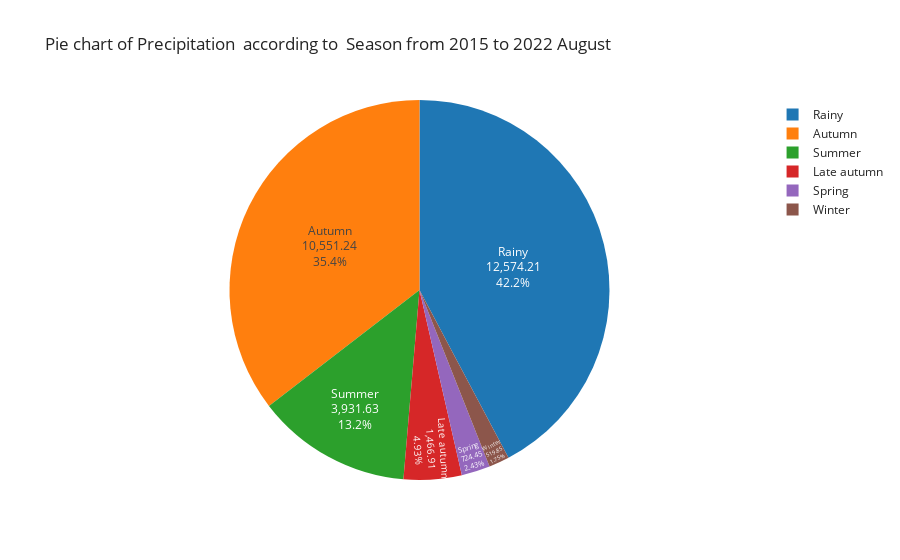

The notebook cell saved with this chart:
### Code cell
pio.templates.default = "simple_white"
fig = px.pie(data_frame=x,values="Sum of Precipitation ",names='Season',labels= {"Season"},
             title="Pie chart of Precipitation  according to  Season from 2015 to 2022 August")
fig.update_traces(textposition ='inside',textinfo='percent+label+value')
fig.show()

### Figure 1 — Plotly figure (JSON) as saved in the notebook; plotly's stock layout.template omitted (floating-point values rounded to 4 significant figures)
{"data": [{"domain": {"x": [0, 1], "y": [0, 1]}, "hovertemplate": "Season=%{label}<br>Sum of Precipitation =%{value}<extra></extra>", "labels": ["Winter", "Winter", "Spring", "Summer", "Summer", "Rainy", "Rainy", "Autumn", "Autumn", "Late autumn", "Late autumn", "Winter", "Winter", "Winter", "Spring", "Summer", "Summer", "Rainy", "Rainy", "Autumn", "Autumn", "Late autumn", "Late autumn", "Winter", "Winter", "Winter", "Spring", "Summer", "Summer", "Rainy", "Rainy", "Autumn", "Autumn", "Late autumn", "Late autumn", "Winter", "Winter", "Winter", "Spring", "Summer", "Summer", "Rainy", "Rainy", "Autumn", "Autumn", "Late autumn", "Late autumn", "Winter", "Winter", "Winter", "Spring", "Summer", "Summer", "Rainy", "Rainy", "Autumn", "Autumn", "Late autumn", "Late autumn", "Winter", "Winter", "Winter", "Spring", "Summer", "Summer", "Rainy", "Rainy", "Autumn", "Autumn", "Late autumn", "Late autumn", "Winter", "Winter", "Winter", "Spring", "Summer", "Summer", "Rainy", "Rainy", "Autumn", "Autumn", "Late autumn", "Late autumn", "Winter", "Winter", "Winter", "Spring", "Summer", "Summer", "Rainy", "Rainy"], "legendgroup": "", "name": "", "showlegend": true, "textinfo": "percent+label+value", "textposition": "inside", "type": "pie", "values": [54.3, 30.3, 167.9, 128.2, 213.8, 506.9, 923, 781.8, 702.9, 215.2, 2.9, 0, 2.3, 0.1, 93.5, 24.6, 241.9, 589, 877.5, 381.6, 972, 335.4, 0, 0, 5.5, 0, 108.3, 330.9, 291.2, 482.6, 1071, 620.5, 712.1, 120.6, 0.6, 0, 1.4, 0, 55.6, 220.9, 437.2, 365.8, 702.8, 600.4, 557.6, 57.4, 0.6, 0, 34.8, 113.5, 91.2, 180.4, 350, 608.3, 545, 317.9, 612.1, 200.1, 9.2, 39.6, 73.84, 21.31, 106.8, 232.1, 444.5, 735.5, 1491.0, 865.2, 1433.0, 51, 0, 0, 0, 24.7, 60.32, 64.03, 280.0, 928.7, 1347.0, 1162.0, 831.6, 473.9, 0.01, 44.12, 1.36, 72.72, 40.81, 142.7, 349.1, 808.6, 591.8]}], "layout": {"legend": {"tracegroupgap": 0}, "title": {"text": "Pie chart of Precipitation  according to  Season from 2015 to 2022 August"}}}
